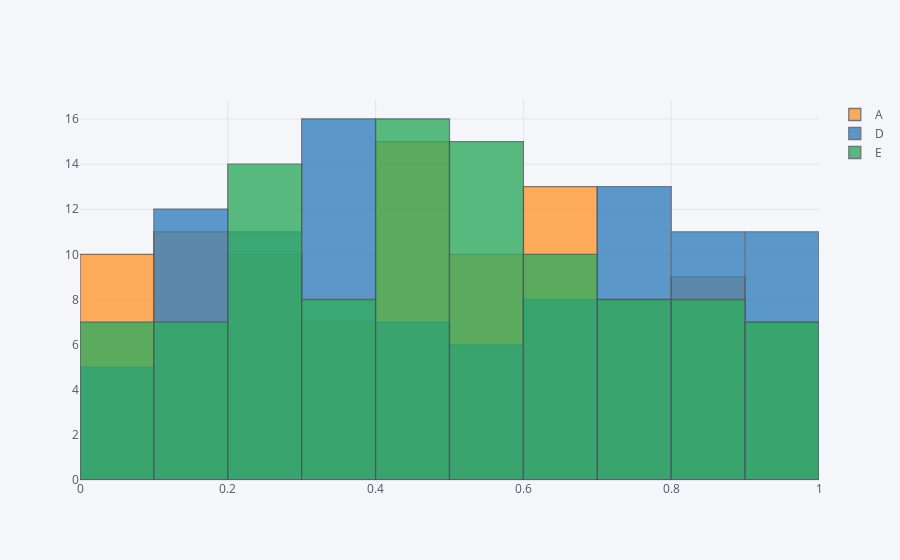

The code cell stored with this chart in its notebook:
### Markdown cell above
![newplot%20%282%29.png](attachment:newplot%20%282%29.png)

### Code cell
print('What kind of plot you need , the complete data plot or columns plot')
cat = input('Press 1 for plotting all columns or press 2 for specifying columns to plot')
cat = int(cat)
main(cat)
